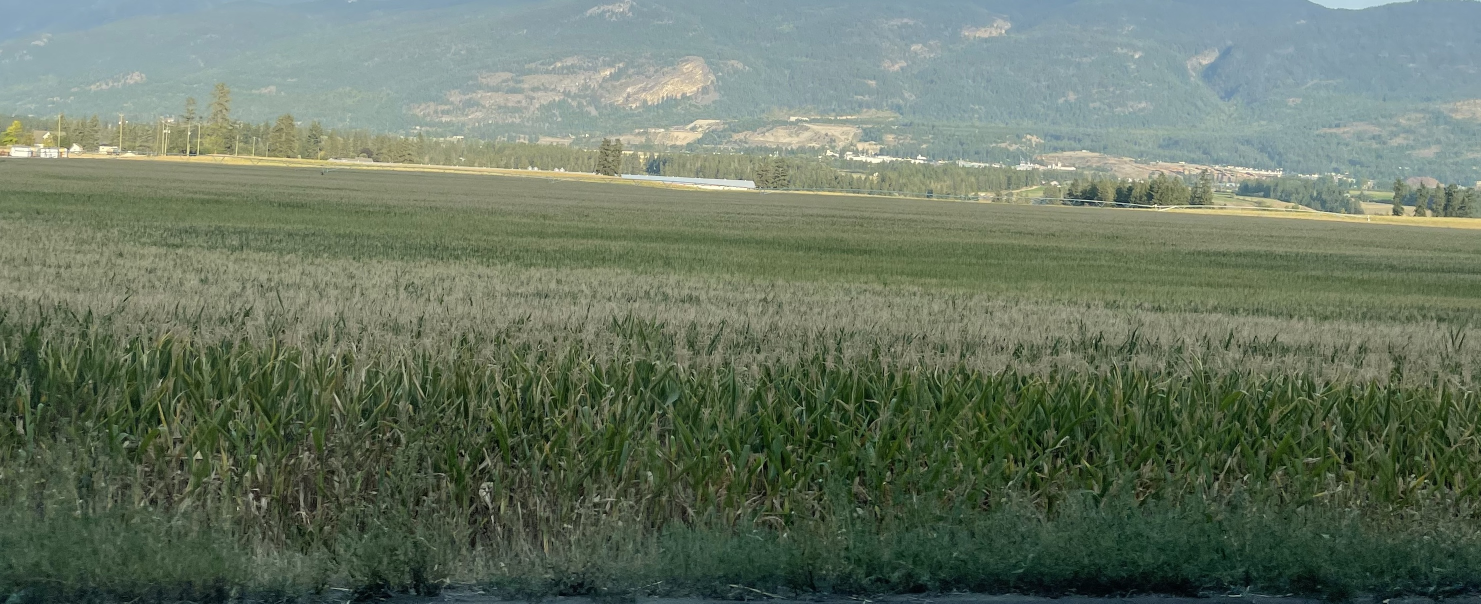
#> input picture media/images/IMG_3783.jpeg, 2962 x 1207 px (shown at 1/2 size)
$ python camouflage_generation.py
#> lines starting #> are read from the running program, lines starting #| are printed output that depends on the picture
import cv2
import numpy as np
from sklearn.cluster import KMeans
from skimage import color


def extract_color_palette_dict(
    image_path: str,
    n_clusters: int = 5,
    use_bilateral: bool = True,
    max_pixels: int = 400_000,
    random_state: int = 42,
    precision: int = 2,          # number of decimals for percentage keys
    percent_keys_as_str: bool = True  # True -> "42.13%", False -> 42.13 (float)
):
    """
    Returns:
        palette_dict: dict mapping percentage -> [R, G, B] (or list of [R,G,B] if tie on rounded %)
        dominant_rgb: (k, 3) uint8 array of cluster RGB colors, sorted by % desc
        dominant_pct: (k,) float array of percentages (0-100), aligned with dominant_rgb
    """
#> called with image_path = '../media/images/IMG_3783.jpeg', n_clusters = 5, use_bilateral = True, max_pixels = 400000, random_state = 42, precision = 2, percent_keys_as_str = True
    # ---- Load (BGR) and convert to RGB ----
    bgr = cv2.imread(image_path, cv2.IMREAD_COLOR)
#> bgr is the input picture: shape (1207, 2962, 3); mean B, G, R 99.5, 117.8, 104.4
    if bgr is None:
        raise ValueError(f"Image not found or invalid: {image_path}")
    rgb = cv2.cvtColor(bgr, cv2.COLOR_BGR2RGB)

    # ---- Optional smoothing ----
    if use_bilateral:
        rgb = cv2.bilateralFilter(rgb, d=15, sigmaColor=75, sigmaSpace=75)

    # ---- Optional downscale for speed ----
    H, W = rgb.shape[:2]
#> H = 1207; W = 2962
    total_px = H * W
#> total_px = 3575134
    if total_px > max_pixels:
        scale = (max_pixels / total_px) ** 0.5
#> scale = 0.334
        new_size = (max(1, int(W * scale)), max(1, int(H * scale)))
#> new_size = (990, 403)
        rgb = cv2.resize(rgb, new_size, interpolation=cv2.INTER_AREA)
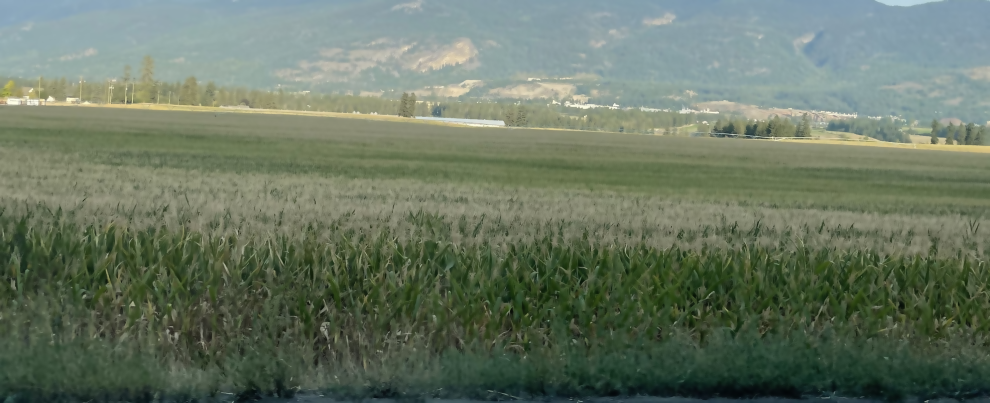
#> rgb: shape (403, 990, 3); mean R, G, B 104.4, 117.8, 99.5
        H, W = rgb.shape[:2]
#> H = 403; W = 990

    # ---- Lab conversion (skimage expects [0,1] floats) ----
    rgb_norm = rgb.astype(np.float32) / 255.0
    lab = color.rgb2lab(rgb_norm)
#> lab: shape (403, 990, 3) float32; mean of channels 0, 1, 2 47.5, -8.6, 8.8

    # ---- Flatten ----
    lab_flat = lab.reshape(-1, 3)
    rgb_flat = rgb.reshape(-1, 3)

    # ---- K-Means in Lab space ----
    km = KMeans(n_clusters=n_clusters, random_state=random_state, n_init=10)
    labels = km.fit_predict(lab_flat)

    # ---- Mean RGB per cluster ----
    dominant_rgb = np.zeros((n_clusters, 3), dtype=np.float64)
    counts = np.zeros(n_clusters, dtype=np.int64)
    for k in range(n_clusters):
        mask = (labels == k)
        counts[k] = mask.sum()
        dominant_rgb[k] = rgb_flat[mask].mean(axis=0)
#> after the loop, counts = [70709, 112955, 97126, 86964, 31216]; dominant_rgb = [[147.4, 149.7, 122.3], [58.85, 75.14, 49.77], [147.3, 167.4, 169.4], [107.1, 116.6, 88.21], [30.57, 48.83, 41.5]]

    # ---- Sort by coverage ----
    dominant_pct = (counts / counts.sum()) * 100.0
#> dominant_pct = [17.72, 28.31, 24.34, 21.8, 7.82]
    order = np.argsort(-dominant_pct)
#> order = [1, 2, 3, 0, 4]
    dominant_rgb = np.clip(dominant_rgb[order], 0, 255).astype(np.uint8)
#> dominant_rgb = [[58, 75, 49], [147, 167, 169], [107, 116, 88], [147, 149, 122], [30, 48, 41]]
    dominant_pct = dominant_pct[order]
#> dominant_pct = [28.31, 24.34, 21.8, 17.72, 7.82]

    # ---- Build {percent -> RGB} dictionary ----
    palette_dict = {}
    for pct, rgb_val in zip(dominant_pct, dominant_rgb):
        key = f"{pct:.{precision}f}%" if percent_keys_as_str else round(float(pct), precision)
        # If two clusters round to the same percentage, store both colors in a list
        if key in palette_dict:
            # ensure list of colors
            if isinstance(palette_dict[key][0], int):
                palette_dict[key] = [palette_dict[key]]
            palette_dict[key].append(rgb_val.tolist())
        else:
            palette_dict[key] = rgb_val.tolist()
#> this loop made 5 passes
#> (pct, rgb_val, key) on passes 1 to 5: (28.31, [58, 75, 49], '28.31%'), (24.34, [147, 167, 169], '24.34%'), (21.8, [107, 116, 88], '21.80%'), (17.72, [147, 149, 122], '17.72%'), (7.82, [30, 48, 41], '7.82%')
#> after the loop, palette_dict = {'28.31%': [58, 75, 49], '24.34%': [147, 167, 169], '21.80%': [107, 116, 88], '17.72%': [147, 149, 122], '7.82%': [30, 48, 41]}

    return palette_dict, dominant_rgb, dominant_pct


# ===== Example usage =====
image_path = "../media/images/IMG_3783.jpeg"
palette_dict, dominant_rgb, dominant_pct = extract_color_palette_dict(
    image_path,
    n_clusters=5,
    use_bilateral=True,
    max_pixels=400_000,
    precision=2,
    percent_keys_as_str=True
)
#> dominant_pct = [28.31, 24.34, 21.8, 17.72, 7.82]

# Your reusable dict:
# e.g. {'42.13%': [123, 145, 98], '27.31%': [34, 56, 20], ...}
print(palette_dict)
#| {'28.31%': [58, 75, 49], '24.34%': [147, 167, 169], '21.80%': [107, 116, 88], '17.72%': [147, 149, 122], '7.82%': [30, 48, 41]}

# If you also want arrays:
# print(dominant_rgb)  # (k,3) uint8
# print(dominant_pct)  # (k,) float, 0-100

"""luminance stuff to get the texture"""

from pathlib import Path
from PIL import Image
import numpy as np

# ---------- Utils ----------
def equalize_histogram(gray_img: Image.Image) -> Image.Image:
    """Robust histogram equalization for 8-bit grayscale."""
    arr = np.asarray(gray_img)
    if arr.ndim != 2:
        raise ValueError("equalize_histogram expects a grayscale (L) image")
    hist = np.bincount(arr.ravel(), minlength=256)
    cdf = hist.cumsum()
    cdf_masked = np.ma.masked_equal(cdf, 0)
    cdf_min, cdf_max = cdf_masked.min(), cdf_masked.max()
    lut = (cdf_masked - cdf_min) * 255 / (cdf_max - cdf_min)
    lut = np.ma.filled(lut, 0).astype(np.uint8)
    out = lut[arr]
    return Image.fromarray(out, mode="L")

def luminance_channel(img: Image.Image) -> Image.Image:
    """Return luminance (Y) channel preserving color space correctness."""
    return img.convert("L")  # (PIL uses Rec.601; good enough for most cases)

def equalize_luminance_preserve_color(img: Image.Image) -> Image.Image:
    """Equalize luminance while keeping color (YCbCr)."""
    ycbcr = img.convert("YCbCr")
    y, cb, cr = ycbcr.split()
    y_eq = equalize_histogram(y)
    return Image.merge("YCbCr", (y_eq, cb, cr)).convert("RGB")

def segment_boxes(width, height, rows=3, cols=3):
    """Compute non-overlapping boxes that cover the whole image."""
#> called with width = 2962, height = 1207, rows = 3, cols = 3
    xs = np.linspace(0, width, cols + 1, dtype=int)
    ys = np.linspace(0, height, rows + 1, dtype=int)
    boxes = []
    for i in range(rows):
        for j in range(cols):
            boxes.append((xs[j], ys[i], xs[j+1], ys[i+1]))
    return boxes

def segment_image(img: Image.Image, rows=3, cols=3):
    """Return list of (tile_img, box)."""
    boxes = segment_boxes(*img.size, rows=rows, cols=cols)
    tiles = [(img.crop(b), b) for b in boxes]
#> tiles = 9 items
    return tiles

def stitch_tiles(tiles, size):
    """Paste tiles back into a single image (expects matching sizes/boxes)."""
    out = Image.new(tiles[0][0].mode, size)
    for tile_img, box in tiles:
        out.paste(tile_img, box)
    return out

# ---------- Pipelines ----------
def full_image_luminance_equalized(img: Image.Image) -> Image.Image:
    """Equalize luminance of the whole image and return grayscale."""
    L = luminance_channel(img)
    return equalize_histogram(L)

def per_tile_equalized_stitched(img: Image.Image, rows=3, cols=3) -> Image.Image:
    """Equalize luminance per tile, then stitch back (coarse local contrast)."""
    tiles = segment_image(img, rows, cols)
    processed = []
    for tile_img, box in tiles:
        L = luminance_channel(tile_img)
        L_eq = equalize_histogram(L)
        processed.append((L_eq, box))  # output grayscale; swap to color if desired
    return stitch_tiles(processed, img.size)

def block_luminance_map(img: Image.Image, rows=3, cols=3) -> Image.Image:
    """Create a coarse 3×3 luminance map (each block filled with its mean)."""
    tiles = segment_image(img, rows, cols)
    out = Image.new("L", img.size)
    for tile_img, box in tiles:
        L = luminance_channel(tile_img)
        mean_val = int(np.asarray(L).mean())
        w = box[2] - box[0]
        h = box[3] - box[1]
        block = Image.new("L", (w, h), color=mean_val)
        out.paste(block, box)
    return out


def average_texture_from_tiles(img: Image.Image, rows=3, cols=3) -> Image.Image:
    tiles = [t[0] for t in segment_image(img, rows, cols)]
#> tiles = 9 items
    # resize all to the smallest tile size (they should already match, but safe):
    w, h = min(t.size[0] for t in tiles), min(t.size[1] for t in tiles)
#> w = 987; h = 402
    arrays = [np.asarray(t.convert("L").resize((w, h))) for t in tiles]
#> arrays = 9 items
    avg = np.mean(arrays, axis=0).astype(np.uint8)
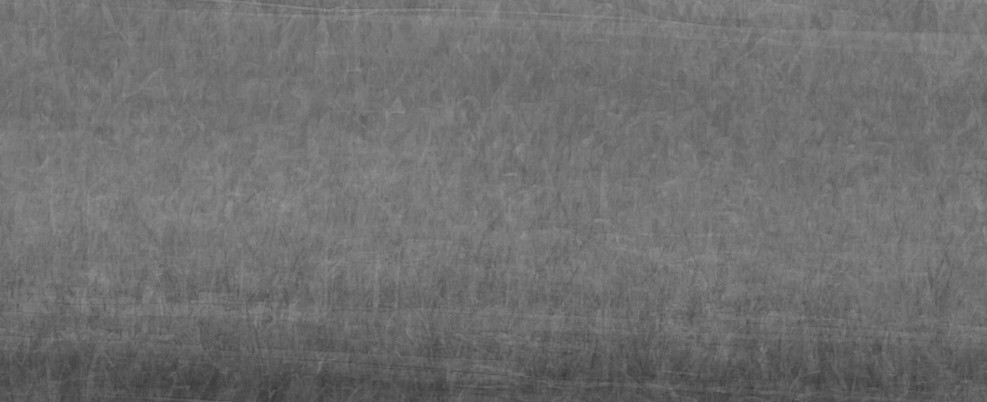
#> avg: shape (402, 987); min 54, max 151, mean 111.3
    return equalize_histogram(Image.fromarray(avg, mode="L"))
#> in equalize_histogram, `hist = np.bincount(arr.ravel(), minlength=256)`: hist = 256 values, max 18882 at index 116, min 0 at index 0, mean 1549.9
#> in equalize_histogram, `cdf = hist.cumsum()`: cdf = 256 values from 0 to 396774
#> in equalize_histogram, `cdf_min, cdf_max = cdf_masked.min(), cdf_masked.max()`: cdf_min = 1; cdf_max = 396774
#> in equalize_histogram, `lut = np.ma.filled(lut, 0).astype(np.uint8)`: lut = 256 values from 0 to 255
#> in equalize_histogram, `out = lut[arr]`:
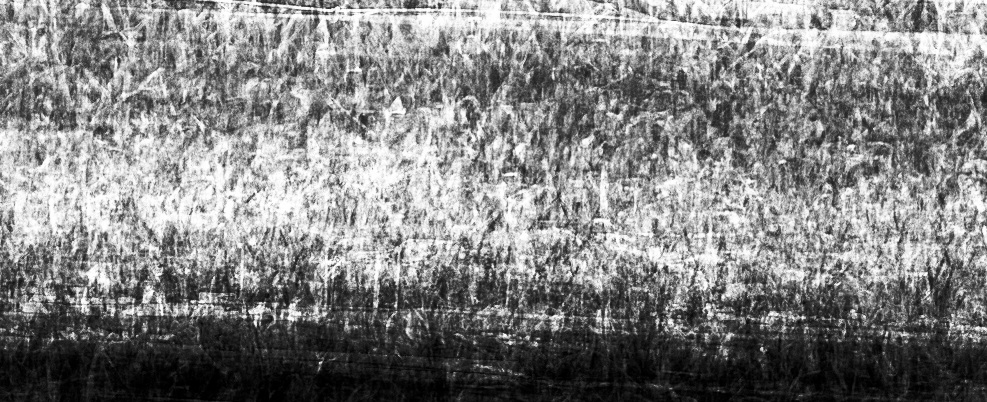
#> out: shape (402, 987); min 0, max 255, mean 130.7

img = Image.open(image_path).convert("RGB")
some = average_texture_from_tiles(img, rows=3, cols=3)
some.save(image_path+'_luminacetexture.jpg')

$ run again, with media/images/IMG_3785.jpeg copied over media/images/IMG_3783.jpeg
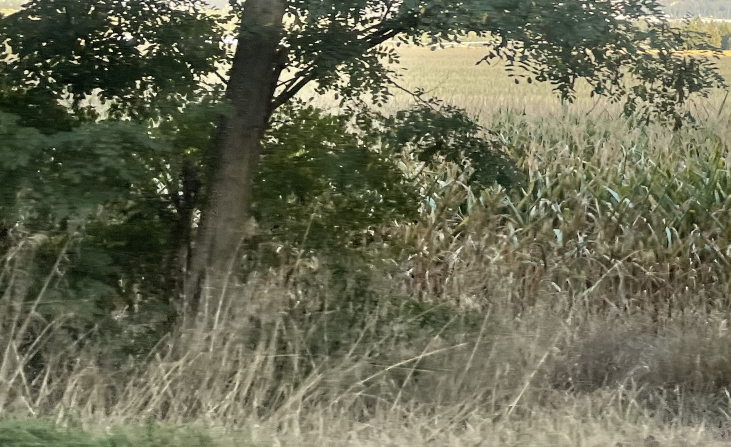
#> input picture media/images/IMG_3785.jpeg, 1461 x 893 px (shown at 1/2 size)
#> in extract_color_palette_dict, bgr is the input picture: shape (893, 1461, 3); mean B, G, R 83.8, 106.5, 105.5
#> lab: shape (494, 808, 3) float32; mean of channels 0, 1, 2 43.6, -4.7, 12.7
#> after the loop in extract_color_palette_dict, `for k in range(n_clusters):`: counts = [85025, 70352, 102560, 104394, 36821]; dominant_rgb = [[42.15, 49.23, 30.62], [155, 152.7, 127.3], [76.93, 80.33, 58.55], [115.3, 113.6, 91.73], [207.5, 201.9, 169.1]]
#> in extract_color_palette_dict, `dominant_pct = (counts / counts.sum()) * 100.0`: dominant_pct = [21.3, 17.63, 25.69, 26.15, 9.22]
#> order = [3, 2, 0, 1, 4]
#> in extract_color_palette_dict, `dominant_rgb = np.clip(dominant_rgb[order], 0, 255).astype(np.uint8)`: dominant_rgb = [[115, 113, 91], [76, 80, 58], [42, 49, 30], [155, 152, 127], [207, 201, 169]]
#> in extract_color_palette_dict, `dominant_pct = dominant_pct[order]`: dominant_pct = [26.15, 25.69, 21.3, 17.63, 9.22]
#> the loop in extract_color_palette_dict, `for pct, rgb_val in zip(dominant_pct, dominant_rgb):` made 5 passes
#> (pct, rgb_val, key) on passes 1 to 5: (26.15, [115, 113, 91], '26.15%'), (25.69, [76, 80, 58], '25.69%'), (21.3, [42, 49, 30], '21.30%'), (17.63, [155, 152, 127], '17.63%'), (9.22, [207, 201, 169], '9.22%')
#> after the loop in extract_color_palette_dict, `for pct, rgb_val in zip(dominant_pct, dominant_rgb):`: palette_dict = {'26.15%': [115, 113, 91], '25.69%': [76, 80, 58], '21.30%': [42, 49, 30], '17.63%': [155, 152, 127], '9.22%': [207, 201, 169]}
#> `palette_dict, dominant_rgb, dominant_pct = extract_color_palette_dict(..`: dominant_pct = [26.15, 25.69, 21.3, 17.63, 9.22]
#| {'26.15%': [115, 113, 91], '25.69%': [76, 80, 58], '21.30%': [42, 49, 30], '17.63%': [155, 152, 127], '9.22%': [207, 201, 169]}
#> in segment_image, `tiles = [(img.crop(b), b) for b in boxes]`: tiles = 9 items
#> w = 487; h = 297
#> arrays = 9 items
#> in average_texture_from_tiles, `avg = np.mean(arrays, axis=0).astype(np.uint8)`:
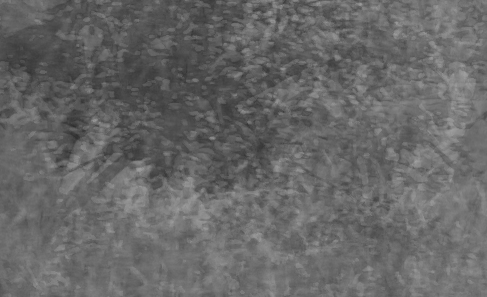
#> avg: shape (297, 487); min 47, max 161, mean 103.2
#> hist = 256 values, max 3645 at index 110, min 0 at index 0, mean 565
#> cdf = 256 values from 0 to 144639
#> cdf_min = 2; cdf_max = 144639
#> lut = 256 values from 0 to 255
#> in equalize_histogram, `out = lut[arr]`:
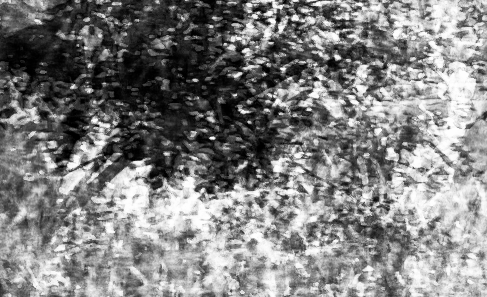
#> out: shape (297, 487); min 0, max 255, mean 129.1
